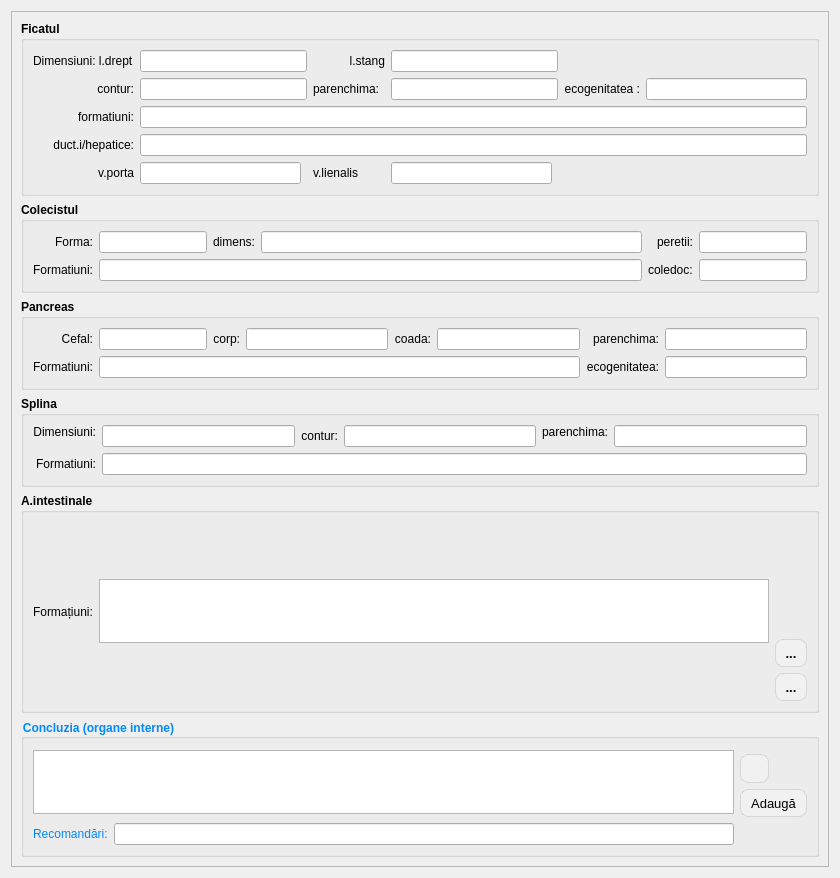
<?xml version="1.0" encoding="UTF-8"?>
<ui version="4.0">
 <class>ReportPageOrgansInternal</class>
 <widget class="QWidget" name="ReportPageOrgansInternal">
  <property name="geometry">
   <rect>
    <x>0</x>
    <y>0</y>
    <width>840</width>
    <height>878</height>
   </rect>
  </property>
  <property name="windowTitle">
   <string>Form</string>
  </property>
  <layout class="QGridLayout" name="gridLayout_7">
   <item row="0" column="0">
    <widget class="QScrollArea" name="scrollArea_organs_internal">
     <property name="sizePolicy">
      <sizepolicy hsizetype="Expanding" vsizetype="Preferred">
       <horstretch>0</horstretch>
       <verstretch>0</verstretch>
      </sizepolicy>
     </property>
     <property name="widgetResizable">
      <bool>true</bool>
     </property>
     <widget class="QWidget" name="scrollAreaWidgetContents_organs_internal">
      <property name="geometry">
       <rect>
        <x>0</x>
        <y>0</y>
        <width>820</width>
        <height>858</height>
       </rect>
      </property>
      <layout class="QGridLayout" name="gridLayout_4">
       <item row="1" column="0" colspan="2">
        <widget class="QGroupBox" name="groupBox_2">
         <property name="sizePolicy">
          <sizepolicy hsizetype="Preferred" vsizetype="Fixed">
           <horstretch>0</horstretch>
           <verstretch>0</verstretch>
          </sizepolicy>
         </property>
         <property name="font">
          <font>
           <family>Segoe UI</family>
           <bold>true</bold>
          </font>
         </property>
         <property name="title">
          <string>Colecistul</string>
         </property>
         <layout class="QGridLayout" name="gridLayout_5">
          <item row="1" column="0">
           <widget class="QLabel" name="label_16">
            <property name="font">
             <font>
              <family>Segoe UI</family>
              <bold>false</bold>
             </font>
            </property>
            <property name="text">
             <string>Formatiuni:</string>
            </property>
            <property name="alignment">
             <set>Qt::AlignmentFlag::AlignRight|Qt::AlignmentFlag::AlignTrailing|Qt::AlignmentFlag::AlignVCenter</set>
            </property>
           </widget>
          </item>
          <item row="0" column="0">
           <widget class="QLabel" name="label_13">
            <property name="font">
             <font>
              <family>Segoe UI</family>
              <bold>false</bold>
             </font>
            </property>
            <property name="text">
             <string>Forma:</string>
            </property>
            <property name="alignment">
             <set>Qt::AlignmentFlag::AlignRight|Qt::AlignmentFlag::AlignTrailing|Qt::AlignmentFlag::AlignVCenter</set>
            </property>
           </widget>
          </item>
          <item row="0" column="8">
           <widget class="QLineEdit" name="cholecist_walls">
            <property name="sizePolicy">
             <sizepolicy hsizetype="Maximum" vsizetype="Fixed">
              <horstretch>0</horstretch>
              <verstretch>0</verstretch>
             </sizepolicy>
            </property>
            <property name="font">
             <font>
              <family>Segoe UI</family>
              <bold>false</bold>
             </font>
            </property>
           </widget>
          </item>
          <item row="0" column="4">
           <widget class="QLabel" name="label_14">
            <property name="font">
             <font>
              <family>Segoe UI</family>
              <bold>false</bold>
             </font>
            </property>
            <property name="text">
             <string>dimens:</string>
            </property>
            <property name="alignment">
             <set>Qt::AlignmentFlag::AlignRight|Qt::AlignmentFlag::AlignTrailing|Qt::AlignmentFlag::AlignVCenter</set>
            </property>
           </widget>
          </item>
          <item row="0" column="5">
           <widget class="QLineEdit" name="cholecist_dimens">
            <property name="font">
             <font>
              <family>Segoe UI</family>
              <bold>false</bold>
             </font>
            </property>
           </widget>
          </item>
          <item row="0" column="6">
           <widget class="QLabel" name="label_15">
            <property name="font">
             <font>
              <family>Segoe UI</family>
              <bold>false</bold>
             </font>
            </property>
            <property name="text">
             <string>peretii:</string>
            </property>
            <property name="alignment">
             <set>Qt::AlignmentFlag::AlignRight|Qt::AlignmentFlag::AlignTrailing|Qt::AlignmentFlag::AlignVCenter</set>
            </property>
           </widget>
          </item>
          <item row="1" column="6">
           <widget class="QLabel" name="label_43">
            <property name="font">
             <font>
              <family>Segoe UI</family>
              <bold>false</bold>
             </font>
            </property>
            <property name="text">
             <string>coledoc:</string>
            </property>
           </widget>
          </item>
          <item row="1" column="1" colspan="5">
           <widget class="LineEditCustom" name="cholecist_formations">
            <property name="font">
             <font>
              <family>Segoe UI</family>
              <bold>false</bold>
             </font>
            </property>
           </widget>
          </item>
          <item row="1" column="8">
           <widget class="QLineEdit" name="cholecist_coledoc">
            <property name="sizePolicy">
             <sizepolicy hsizetype="Maximum" vsizetype="Fixed">
              <horstretch>0</horstretch>
              <verstretch>0</verstretch>
             </sizepolicy>
            </property>
            <property name="font">
             <font>
              <family>Segoe UI</family>
              <bold>false</bold>
             </font>
            </property>
           </widget>
          </item>
          <item row="0" column="1" colspan="3">
           <widget class="QLineEdit" name="cholecist_form">
            <property name="font">
             <font>
              <family>Segoe UI</family>
              <bold>false</bold>
             </font>
            </property>
           </widget>
          </item>
         </layout>
        </widget>
       </item>
       <item row="5" column="0" colspan="2">
        <widget class="QGroupBox" name="groupBox_16">
         <property name="sizePolicy">
          <sizepolicy hsizetype="Preferred" vsizetype="Fixed">
           <horstretch>0</horstretch>
           <verstretch>0</verstretch>
          </sizepolicy>
         </property>
         <property name="font">
          <font>
           <family>Cantarell</family>
           <bold>true</bold>
          </font>
         </property>
         <property name="styleSheet">
          <string notr="true">color: rgb(0, 137, 255);</string>
         </property>
         <property name="title">
          <string>Concluzia (organe interne)</string>
         </property>
         <layout class="QGridLayout" name="gridLayout_24">
          <item row="3" column="2" rowspan="2">
           <spacer name="verticalSpacer">
            <property name="orientation">
             <enum>Qt::Orientation::Vertical</enum>
            </property>
            <property name="sizeHint" stdset="0">
             <size>
              <width>20</width>
              <height>9</height>
             </size>
            </property>
           </spacer>
          </item>
          <item row="4" column="0">
           <widget class="QLabel" name="label_135">
            <property name="text">
             <string>Recomandări:</string>
            </property>
           </widget>
          </item>
          <item row="0" column="0" rowspan="4" colspan="2">
           <widget class="QPlainTextEdit" name="organsInternal_concluzion">
            <property name="sizePolicy">
             <sizepolicy hsizetype="Expanding" vsizetype="Preferred">
              <horstretch>0</horstretch>
              <verstretch>0</verstretch>
             </sizepolicy>
            </property>
            <property name="maximumSize">
             <size>
              <width>16777215</width>
              <height>64</height>
             </size>
            </property>
            <property name="font">
             <font>
              <bold>false</bold>
             </font>
            </property>
           </widget>
          </item>
          <item row="1" column="2">
           <widget class="QToolButton" name="btnSelectTemplatesConclusion">
            <property name="styleSheet">
             <string notr="true">QToolButton
{
border: 1px solid rgba(0, 0, 0, 0.1);
border-radius: 8px;
background-color: #f1f1f1;
color: #000000;
font-size: 13px;
padding: 4px 4px;
}
QToolButton:hover
{
background-color: #e0e0e0;
}
QToolButton:pressed
{
background-color: #d0d0d0;
}</string>
            </property>
            <property name="text">
             <string/>
            </property>
            <property name="icon">
             <iconset resource="../../resources/resource.qrc">
              <normaloff>:/img/actions/select.png</normaloff>:/img/actions/select.png</iconset>
            </property>
           </widget>
          </item>
          <item row="4" column="1">
           <widget class="LineEditCustom" name="organsInternal_recommendation"/>
          </item>
          <item row="2" column="2">
           <widget class="QToolButton" name="btnAddTemplatesConclusion">
            <property name="styleSheet">
             <string notr="true">QToolButton
{
border: 1px solid rgba(0, 0, 0, 0.1);
border-radius: 8px;
background-color: #f1f1f1;
color: #000000;
font-size: 13px;
padding: 4px 4px;
}
QToolButton:hover
{
background-color: #e0e0e0;
}
QToolButton:pressed
{
background-color: #d0d0d0;
}</string>
            </property>
            <property name="text">
             <string>Adaugă</string>
            </property>
            <property name="icon">
             <iconset resource="../../resources/resource.qrc">
              <normaloff>:/img/toolBar/add.png</normaloff>:/img/toolBar/add.png</iconset>
            </property>
           </widget>
          </item>
         </layout>
        </widget>
       </item>
       <item row="2" column="0" colspan="2">
        <widget class="QGroupBox" name="groupBox_3">
         <property name="sizePolicy">
          <sizepolicy hsizetype="Preferred" vsizetype="Fixed">
           <horstretch>0</horstretch>
           <verstretch>0</verstretch>
          </sizepolicy>
         </property>
         <property name="font">
          <font>
           <family>Segoe UI</family>
           <bold>true</bold>
          </font>
         </property>
         <property name="title">
          <string>Pancreas</string>
         </property>
         <layout class="QGridLayout" name="gridLayout_6">
          <item row="1" column="8">
           <widget class="QLineEdit" name="pancreas_ecogenity">
            <property name="font">
             <font>
              <family>Segoe UI</family>
              <bold>false</bold>
             </font>
            </property>
           </widget>
          </item>
          <item row="1" column="0">
           <widget class="QLabel" name="label_20">
            <property name="font">
             <font>
              <family>Segoe UI</family>
              <bold>false</bold>
             </font>
            </property>
            <property name="text">
             <string>Formatiuni:</string>
            </property>
            <property name="alignment">
             <set>Qt::AlignmentFlag::AlignRight|Qt::AlignmentFlag::AlignTrailing|Qt::AlignmentFlag::AlignVCenter</set>
            </property>
           </widget>
          </item>
          <item row="1" column="7">
           <widget class="QLabel" name="label_19">
            <property name="font">
             <font>
              <family>Segoe UI</family>
              <bold>false</bold>
             </font>
            </property>
            <property name="text">
             <string>ecogenitatea:</string>
            </property>
            <property name="alignment">
             <set>Qt::AlignmentFlag::AlignRight|Qt::AlignmentFlag::AlignTrailing|Qt::AlignmentFlag::AlignVCenter</set>
            </property>
           </widget>
          </item>
          <item row="0" column="7">
           <widget class="QLabel" name="label_18">
            <property name="font">
             <font>
              <family>Segoe UI</family>
              <bold>false</bold>
             </font>
            </property>
            <property name="text">
             <string>parenchima:</string>
            </property>
            <property name="alignment">
             <set>Qt::AlignmentFlag::AlignRight|Qt::AlignmentFlag::AlignTrailing|Qt::AlignmentFlag::AlignVCenter</set>
            </property>
           </widget>
          </item>
          <item row="0" column="4">
           <widget class="QLineEdit" name="pancreas_corp">
            <property name="font">
             <font>
              <family>Segoe UI</family>
              <bold>false</bold>
             </font>
            </property>
           </widget>
          </item>
          <item row="0" column="8">
           <widget class="QLineEdit" name="pancreas_parenchyma">
            <property name="font">
             <font>
              <family>Segoe UI</family>
              <bold>false</bold>
             </font>
            </property>
           </widget>
          </item>
          <item row="0" column="3">
           <widget class="QLabel" name="label_44">
            <property name="font">
             <font>
              <family>Segoe UI</family>
              <bold>false</bold>
             </font>
            </property>
            <property name="text">
             <string>corp:</string>
            </property>
            <property name="alignment">
             <set>Qt::AlignmentFlag::AlignRight|Qt::AlignmentFlag::AlignTrailing|Qt::AlignmentFlag::AlignVCenter</set>
            </property>
           </widget>
          </item>
          <item row="0" column="5">
           <widget class="QLabel" name="label_45">
            <property name="font">
             <font>
              <family>Segoe UI</family>
              <bold>false</bold>
             </font>
            </property>
            <property name="text">
             <string>coada:</string>
            </property>
            <property name="alignment">
             <set>Qt::AlignmentFlag::AlignRight|Qt::AlignmentFlag::AlignTrailing|Qt::AlignmentFlag::AlignVCenter</set>
            </property>
           </widget>
          </item>
          <item row="0" column="0">
           <widget class="QLabel" name="label_17">
            <property name="font">
             <font>
              <family>Segoe UI</family>
              <bold>false</bold>
             </font>
            </property>
            <property name="text">
             <string>Cefal:</string>
            </property>
            <property name="alignment">
             <set>Qt::AlignmentFlag::AlignRight|Qt::AlignmentFlag::AlignTrailing|Qt::AlignmentFlag::AlignVCenter</set>
            </property>
           </widget>
          </item>
          <item row="0" column="1" colspan="2">
           <widget class="QLineEdit" name="pancreas_cefal">
            <property name="font">
             <font>
              <family>Segoe UI</family>
              <bold>false</bold>
             </font>
            </property>
           </widget>
          </item>
          <item row="0" column="6">
           <widget class="QLineEdit" name="pancreas_tail"/>
          </item>
          <item row="1" column="1" colspan="6">
           <widget class="LineEditCustom" name="pancreas_formations">
            <property name="font">
             <font>
              <family>Segoe UI</family>
              <bold>false</bold>
             </font>
            </property>
           </widget>
          </item>
         </layout>
        </widget>
       </item>
       <item row="0" column="0" colspan="2">
        <widget class="QGroupBox" name="groupBox">
         <property name="sizePolicy">
          <sizepolicy hsizetype="Preferred" vsizetype="Fixed">
           <horstretch>0</horstretch>
           <verstretch>0</verstretch>
          </sizepolicy>
         </property>
         <property name="font">
          <font>
           <family>Segoe UI</family>
           <bold>true</bold>
          </font>
         </property>
         <property name="title">
          <string>Ficatul</string>
         </property>
         <layout class="QGridLayout" name="gridLayout_3">
          <item row="2" column="0">
           <widget class="QLabel" name="label_9">
            <property name="font">
             <font>
              <family>Segoe UI</family>
              <bold>false</bold>
             </font>
            </property>
            <property name="text">
             <string>formatiuni:</string>
            </property>
            <property name="alignment">
             <set>Qt::AlignmentFlag::AlignRight|Qt::AlignmentFlag::AlignTrailing|Qt::AlignmentFlag::AlignVCenter</set>
            </property>
           </widget>
          </item>
          <item row="0" column="5" colspan="2">
           <widget class="QLineEdit" name="liver_left">
            <property name="font">
             <font>
              <family>Segoe UI</family>
              <bold>false</bold>
             </font>
            </property>
           </widget>
          </item>
          <item row="4" column="1">
           <widget class="QLineEdit" name="liver_porta">
            <property name="font">
             <font>
              <family>Segoe UI</family>
              <bold>false</bold>
             </font>
            </property>
           </widget>
          </item>
          <item row="1" column="0">
           <widget class="QLabel" name="label_6">
            <property name="font">
             <font>
              <family>Segoe UI</family>
              <bold>false</bold>
             </font>
            </property>
            <property name="text">
             <string>contur:</string>
            </property>
            <property name="alignment">
             <set>Qt::AlignmentFlag::AlignRight|Qt::AlignmentFlag::AlignTrailing|Qt::AlignmentFlag::AlignVCenter</set>
            </property>
           </widget>
          </item>
          <item row="0" column="7" colspan="2">
           <spacer name="horizontalSpacer_4">
            <property name="orientation">
             <enum>Qt::Orientation::Horizontal</enum>
            </property>
            <property name="sizeHint" stdset="0">
             <size>
              <width>40</width>
              <height>20</height>
             </size>
            </property>
           </spacer>
          </item>
          <item row="1" column="5" colspan="2">
           <widget class="QLineEdit" name="liver_parenchyma">
            <property name="font">
             <font>
              <family>Segoe UI</family>
              <bold>false</bold>
             </font>
            </property>
           </widget>
          </item>
          <item row="0" column="3" colspan="2">
           <widget class="QLabel" name="label_5">
            <property name="font">
             <font>
              <family>Segoe UI</family>
              <bold>false</bold>
             </font>
            </property>
            <property name="text">
             <string>l.stang</string>
            </property>
            <property name="alignment">
             <set>Qt::AlignmentFlag::AlignRight|Qt::AlignmentFlag::AlignTrailing|Qt::AlignmentFlag::AlignVCenter</set>
            </property>
           </widget>
          </item>
          <item row="4" column="3">
           <widget class="QLabel" name="label_11">
            <property name="font">
             <font>
              <family>Segoe UI</family>
              <bold>false</bold>
             </font>
            </property>
            <property name="text">
             <string>v.lienalis</string>
            </property>
           </widget>
          </item>
          <item row="1" column="3">
           <widget class="QLabel" name="label_7">
            <property name="font">
             <font>
              <family>Segoe UI</family>
              <bold>false</bold>
             </font>
            </property>
            <property name="text">
             <string>parenchima:</string>
            </property>
            <property name="alignment">
             <set>Qt::AlignmentFlag::AlignRight|Qt::AlignmentFlag::AlignTrailing|Qt::AlignmentFlag::AlignVCenter</set>
            </property>
           </widget>
          </item>
          <item row="3" column="0">
           <widget class="QLabel" name="label_12">
            <property name="font">
             <font>
              <family>Segoe UI</family>
              <bold>false</bold>
             </font>
            </property>
            <property name="text">
             <string>duct.i/hepatice:</string>
            </property>
            <property name="alignment">
             <set>Qt::AlignmentFlag::AlignRight|Qt::AlignmentFlag::AlignTrailing|Qt::AlignmentFlag::AlignVCenter</set>
            </property>
           </widget>
          </item>
          <item row="0" column="1" colspan="2">
           <widget class="QLineEdit" name="liver_right">
            <property name="font">
             <font>
              <family>Segoe UI</family>
              <bold>false</bold>
             </font>
            </property>
           </widget>
          </item>
          <item row="4" column="0">
           <widget class="QLabel" name="label_10">
            <property name="font">
             <font>
              <family>Segoe UI</family>
              <bold>false</bold>
             </font>
            </property>
            <property name="text">
             <string>v.porta</string>
            </property>
            <property name="alignment">
             <set>Qt::AlignmentFlag::AlignRight|Qt::AlignmentFlag::AlignTrailing|Qt::AlignmentFlag::AlignVCenter</set>
            </property>
           </widget>
          </item>
          <item row="1" column="1" colspan="2">
           <widget class="QLineEdit" name="liver_contour">
            <property name="font">
             <font>
              <family>Segoe UI</family>
              <bold>false</bold>
             </font>
            </property>
           </widget>
          </item>
          <item row="1" column="8">
           <widget class="QLineEdit" name="liver_ecogenity">
            <property name="font">
             <font>
              <family>Segoe UI</family>
              <bold>false</bold>
             </font>
            </property>
           </widget>
          </item>
          <item row="4" column="5">
           <widget class="QLineEdit" name="liver_lienalis">
            <property name="font">
             <font>
              <family>Segoe UI</family>
              <bold>false</bold>
             </font>
            </property>
           </widget>
          </item>
          <item row="3" column="1" colspan="8">
           <widget class="QLineEdit" name="liver_duct_hepatic">
            <property name="font">
             <font>
              <family>Segoe UI</family>
              <bold>false</bold>
             </font>
            </property>
           </widget>
          </item>
          <item row="2" column="1" colspan="8">
           <widget class="LineEditCustom" name="liver_formations">
            <property name="font">
             <font>
              <family>Segoe UI</family>
              <bold>false</bold>
             </font>
            </property>
           </widget>
          </item>
          <item row="1" column="7">
           <widget class="QLabel" name="label_8">
            <property name="font">
             <font>
              <family>Segoe UI</family>
              <bold>false</bold>
             </font>
            </property>
            <property name="text">
             <string>ecogenitatea :</string>
            </property>
            <property name="alignment">
             <set>Qt::AlignmentFlag::AlignRight|Qt::AlignmentFlag::AlignTrailing|Qt::AlignmentFlag::AlignVCenter</set>
            </property>
           </widget>
          </item>
          <item row="0" column="0">
           <widget class="QLabel" name="label_4">
            <property name="font">
             <font>
              <family>Segoe UI</family>
              <bold>false</bold>
             </font>
            </property>
            <property name="text">
             <string>Dimensiuni: l.drept</string>
            </property>
           </widget>
          </item>
         </layout>
        </widget>
       </item>
       <item row="3" column="0" colspan="2">
        <widget class="QGroupBox" name="groupBox_4">
         <property name="sizePolicy">
          <sizepolicy hsizetype="Preferred" vsizetype="Fixed">
           <horstretch>0</horstretch>
           <verstretch>0</verstretch>
          </sizepolicy>
         </property>
         <property name="font">
          <font>
           <family>Segoe UI</family>
           <bold>true</bold>
          </font>
         </property>
         <property name="title">
          <string>Splina</string>
         </property>
         <layout class="QGridLayout" name="gridLayout_10">
          <item row="0" column="5">
           <widget class="QLabel" name="label_23">
            <property name="font">
             <font>
              <family>Segoe UI</family>
              <bold>false</bold>
             </font>
            </property>
            <property name="text">
             <string>parenchima:</string>
            </property>
            <property name="alignment">
             <set>Qt::AlignmentFlag::AlignRight|Qt::AlignmentFlag::AlignTrailing|Qt::AlignmentFlag::AlignVCenter</set>
            </property>
           </widget>
          </item>
          <item row="0" column="0">
           <widget class="QLabel" name="label_21">
            <property name="font">
             <font>
              <family>Segoe UI</family>
              <bold>false</bold>
             </font>
            </property>
            <property name="text">
             <string>Dimensiuni:</string>
            </property>
            <property name="alignment">
             <set>Qt::AlignmentFlag::AlignRight|Qt::AlignmentFlag::AlignTrailing|Qt::AlignmentFlag::AlignVCenter</set>
            </property>
           </widget>
          </item>
          <item row="0" column="4" rowspan="2">
           <widget class="QLineEdit" name="spleen_contour">
            <property name="font">
             <font>
              <family>Segoe UI</family>
              <bold>false</bold>
             </font>
            </property>
           </widget>
          </item>
          <item row="0" column="3" rowspan="2">
           <widget class="QLabel" name="label_22">
            <property name="font">
             <font>
              <family>Segoe UI</family>
              <bold>false</bold>
             </font>
            </property>
            <property name="text">
             <string>contur:</string>
            </property>
            <property name="alignment">
             <set>Qt::AlignmentFlag::AlignRight|Qt::AlignmentFlag::AlignTrailing|Qt::AlignmentFlag::AlignVCenter</set>
            </property>
           </widget>
          </item>
          <item row="0" column="2" rowspan="2">
           <widget class="QLineEdit" name="spleen_dimens">
            <property name="font">
             <font>
              <family>Segoe UI</family>
              <bold>false</bold>
             </font>
            </property>
           </widget>
          </item>
          <item row="0" column="6" rowspan="2">
           <widget class="QLineEdit" name="spleen_parenchyma">
            <property name="font">
             <font>
              <family>Segoe UI</family>
              <bold>false</bold>
             </font>
            </property>
           </widget>
          </item>
          <item row="2" column="0">
           <widget class="QLabel" name="label_24">
            <property name="font">
             <font>
              <family>Segoe UI</family>
              <bold>false</bold>
             </font>
            </property>
            <property name="text">
             <string>Formatiuni:</string>
            </property>
            <property name="alignment">
             <set>Qt::AlignmentFlag::AlignRight|Qt::AlignmentFlag::AlignTrailing|Qt::AlignmentFlag::AlignVCenter</set>
            </property>
           </widget>
          </item>
          <item row="2" column="2" colspan="5">
           <widget class="LineEditCustom" name="spleen_formations">
            <property name="font">
             <font>
              <family>Segoe UI</family>
              <bold>false</bold>
             </font>
            </property>
           </widget>
          </item>
         </layout>
        </widget>
       </item>
       <item row="4" column="0" colspan="2">
        <widget class="QGroupBox" name="groupBox_32">
         <property name="sizePolicy">
          <sizepolicy hsizetype="Preferred" vsizetype="Preferred">
           <horstretch>0</horstretch>
           <verstretch>0</verstretch>
          </sizepolicy>
         </property>
         <property name="font">
          <font>
           <family>Segoe UI</family>
           <bold>true</bold>
          </font>
         </property>
         <property name="title">
          <string>A.intestinale</string>
         </property>
         <layout class="QGridLayout" name="gridLayout_80">
          <item row="0" column="0" rowspan="3">
           <widget class="QLabel" name="label_153">
            <property name="font">
             <font>
              <family>Segoe UI</family>
              <bold>false</bold>
             </font>
            </property>
            <property name="text">
             <string>Formațiuni:</string>
            </property>
           </widget>
          </item>
          <item row="1" column="2">
           <widget class="QToolButton" name="btnSelectTemplatesIntestin">
            <property name="styleSheet">
             <string notr="true">QToolButton
{
border: 1px solid rgba(0, 0, 0, 0.1);
border-radius: 8px;
background-color: #f1f1f1;
color: #000000;
font-size: 13px;
padding: 4px 4px;
}
QToolButton:hover
{
background-color: #e0e0e0;
}
QToolButton:pressed
{
background-color: #d0d0d0;
}</string>
            </property>
            <property name="text">
             <string>...</string>
            </property>
            <property name="icon">
             <iconset resource="../../resources/resource.qrc">
              <normaloff>:/img/actions/select.png</normaloff>:/img/actions/select.png</iconset>
            </property>
           </widget>
          </item>
          <item row="2" column="2">
           <widget class="QToolButton" name="btnAddTemplatesIntestin">
            <property name="styleSheet">
             <string notr="true">QToolButton
{
border: 1px solid rgba(0, 0, 0, 0.1);
border-radius: 8px;
background-color: #f1f1f1;
color: #000000;
font-size: 13px;
padding: 4px 4px;
}
QToolButton:hover
{
background-color: #e0e0e0;
}
QToolButton:pressed
{
background-color: #d0d0d0;
}</string>
            </property>
            <property name="text">
             <string>...</string>
            </property>
            <property name="icon">
             <iconset resource="../../resources/resource.qrc">
              <normaloff>:/img/toolBar/add.png</normaloff>:/img/toolBar/add.png</iconset>
            </property>
           </widget>
          </item>
          <item row="0" column="1" rowspan="3">
           <widget class="QPlainTextEdit" name="intestinalHandles">
            <property name="sizePolicy">
             <sizepolicy hsizetype="Expanding" vsizetype="Expanding">
              <horstretch>0</horstretch>
              <verstretch>0</verstretch>
             </sizepolicy>
            </property>
            <property name="maximumSize">
             <size>
              <width>16777215</width>
              <height>64</height>
             </size>
            </property>
            <property name="font">
             <font>
              <family>Segoe UI</family>
              <bold>false</bold>
             </font>
            </property>
           </widget>
          </item>
         </layout>
        </widget>
       </item>
      </layout>
     </widget>
    </widget>
   </item>
  </layout>
 </widget>
 <customwidgets>
  <customwidget>
   <class>LineEditCustom</class>
   <extends>QLineEdit</extends>
   <header>customs/lineeditcustom.h</header>
  </customwidget>
 </customwidgets>
 <tabstops>
  <tabstop>liver_right</tabstop>
  <tabstop>liver_left</tabstop>
  <tabstop>liver_contour</tabstop>
  <tabstop>liver_parenchyma</tabstop>
  <tabstop>liver_ecogenity</tabstop>
  <tabstop>liver_formations</tabstop>
  <tabstop>liver_duct_hepatic</tabstop>
  <tabstop>liver_porta</tabstop>
  <tabstop>liver_lienalis</tabstop>
  <tabstop>cholecist_form</tabstop>
  <tabstop>cholecist_dimens</tabstop>
  <tabstop>cholecist_walls</tabstop>
  <tabstop>cholecist_formations</tabstop>
  <tabstop>cholecist_coledoc</tabstop>
  <tabstop>pancreas_cefal</tabstop>
  <tabstop>pancreas_corp</tabstop>
  <tabstop>pancreas_tail</tabstop>
  <tabstop>pancreas_parenchyma</tabstop>
  <tabstop>pancreas_formations</tabstop>
  <tabstop>pancreas_ecogenity</tabstop>
  <tabstop>spleen_dimens</tabstop>
  <tabstop>spleen_contour</tabstop>
  <tabstop>spleen_parenchyma</tabstop>
  <tabstop>spleen_formations</tabstop>
  <tabstop>intestinalHandles</tabstop>
  <tabstop>organsInternal_concluzion</tabstop>
  <tabstop>organsInternal_recommendation</tabstop>
 </tabstops>
 <resources>
  <include location="../../resources/resource.qrc"/>
 </resources>
 <connections/>
</ui>
